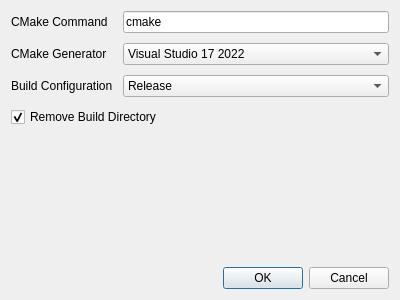
<?xml version="1.0" encoding="UTF-8"?>
<ui version="4.0">
 <class>BuildWindowsBinaryDialog</class>
 <widget class="QDialog" name="BuildWindowsBinaryDialog">
  <property name="geometry">
   <rect>
    <x>0</x>
    <y>0</y>
    <width>400</width>
    <height>300</height>
   </rect>
  </property>
  <property name="windowTitle">
   <string>Build Plaform Binary</string>
  </property>
  <layout class="QGridLayout" name="gridLayout">
   <property name="spacing">
    <number>10</number>
   </property>
   <item row="4" column="0" colspan="2">
    <spacer name="verticalSpacer">
     <property name="orientation">
      <enum>Qt::Vertical</enum>
     </property>
     <property name="sizeHint" stdset="0">
      <size>
       <width>20</width>
       <height>40</height>
      </size>
     </property>
    </spacer>
   </item>
   <item row="1" column="1">
    <widget class="QComboBox" name="cmakeGeneratorComboBox">
     <property name="sizePolicy">
      <sizepolicy hsizetype="Expanding" vsizetype="Fixed">
       <horstretch>0</horstretch>
       <verstretch>0</verstretch>
      </sizepolicy>
     </property>
     <item>
      <property name="text">
       <string>Visual Studio 17 2022</string>
      </property>
     </item>
     <item>
      <property name="text">
       <string>Visual Studio 16 2019</string>
      </property>
     </item>
     <item>
      <property name="text">
       <string>Visual Studio 15 2017</string>
      </property>
     </item>
    </widget>
   </item>
   <item row="2" column="0">
    <widget class="QLabel" name="label_3">
     <property name="text">
      <string>Build Configuration</string>
     </property>
    </widget>
   </item>
   <item row="0" column="0">
    <widget class="QLabel" name="label_2">
     <property name="text">
      <string>CMake Command</string>
     </property>
    </widget>
   </item>
   <item row="2" column="1">
    <widget class="QComboBox" name="buildConfigurationComboBox">
     <item>
      <property name="text">
       <string>Release</string>
      </property>
     </item>
     <item>
      <property name="text">
       <string>Debug</string>
      </property>
     </item>
    </widget>
   </item>
   <item row="5" column="0" colspan="2">
    <widget class="QDialogButtonBox" name="buttonBox">
     <property name="orientation">
      <enum>Qt::Horizontal</enum>
     </property>
     <property name="standardButtons">
      <set>QDialogButtonBox::Cancel|QDialogButtonBox::Ok</set>
     </property>
    </widget>
   </item>
   <item row="1" column="0">
    <widget class="QLabel" name="label">
     <property name="text">
      <string>CMake Generator</string>
     </property>
    </widget>
   </item>
   <item row="0" column="1">
    <widget class="QLineEdit" name="cmakeComandLineEdit">
     <property name="text">
      <string>cmake</string>
     </property>
    </widget>
   </item>
   <item row="3" column="0" colspan="2">
    <widget class="QCheckBox" name="removeBuildDirectoryCheckBox">
     <property name="text">
      <string>Remove Build Directory</string>
     </property>
     <property name="checked">
      <bool>true</bool>
     </property>
    </widget>
   </item>
  </layout>
 </widget>
 <resources/>
 <connections>
  <connection>
   <sender>buttonBox</sender>
   <signal>accepted()</signal>
   <receiver>BuildWindowsBinaryDialog</receiver>
   <slot>accept()</slot>
   <hints>
    <hint type="sourcelabel">
     <x>248</x>
     <y>254</y>
    </hint>
    <hint type="destinationlabel">
     <x>157</x>
     <y>274</y>
    </hint>
   </hints>
  </connection>
  <connection>
   <sender>buttonBox</sender>
   <signal>rejected()</signal>
   <receiver>BuildWindowsBinaryDialog</receiver>
   <slot>reject()</slot>
   <hints>
    <hint type="sourcelabel">
     <x>316</x>
     <y>260</y>
    </hint>
    <hint type="destinationlabel">
     <x>286</x>
     <y>274</y>
    </hint>
   </hints>
  </connection>
 </connections>
</ui>
